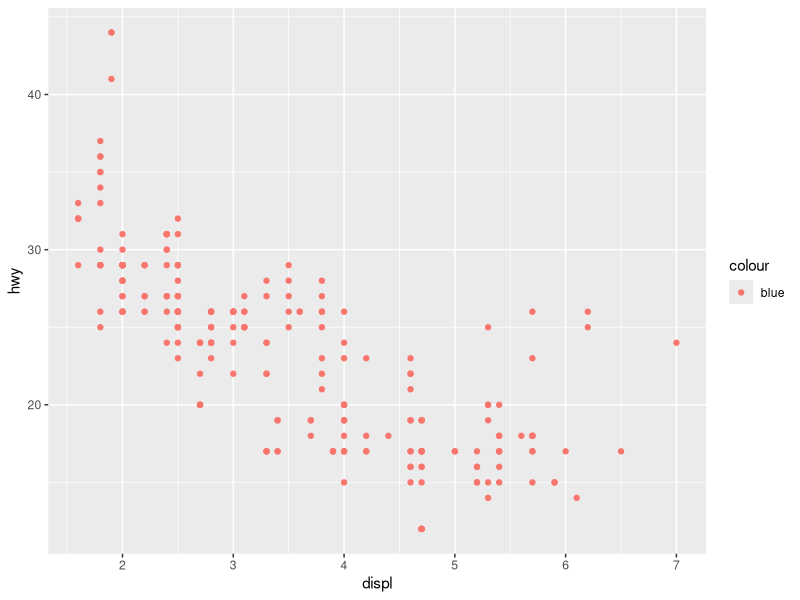
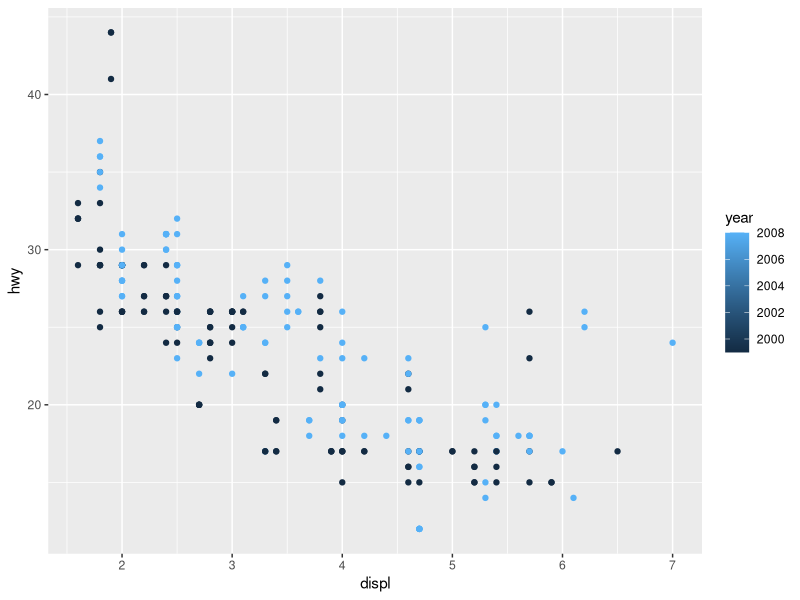
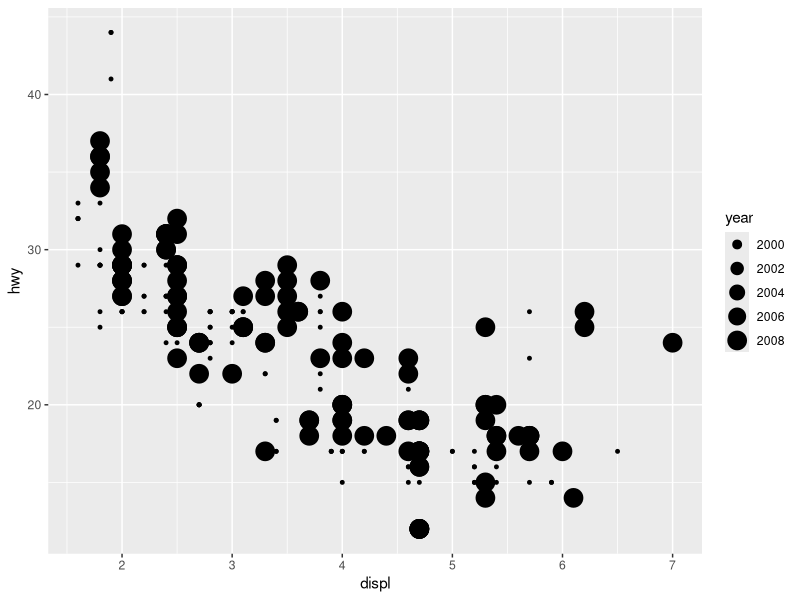

Here is the R script that generated these plots, in order: (Note: this script raises an error after producing the figures.)
library(tidyverse)

# Assing mpg data to our data variable
fuel_economy_data <- mpg

# 1. What’s gone wrong with this code? Why are the points not blue?
ggplot(data = fuel_economy_data) +
  geom_point(mapping = aes(x = displ, y = hwy, color = "blue"))


## Its trying to set the color aesthetic manually, hence it should go outside of the aes function,
## color being aesthetic should map to a variable


# 2. Which variables in mpg are categorical? Which variables are continuous?
?mpg

## Categorical -> manufacturer, model, cyl, trans, drv, fl, class
## Continous   -> displ, year, cty, hwy,


# 3. Map a continuous variable to color, size, and shape.
#    How do these aesthetics behave differently for categorical vs. continuous variables?
ggplot(data = fuel_economy_data) +
  geom_point(mapping = aes(x = displ, y = hwy, color=year))

ggplot(data = fuel_economy_data) +
  geom_point(mapping = aes(x = displ, y = hwy, size=year))

ggplot(data = fuel_economy_data) +
  geom_point(mapping = aes(x = displ, y = hwy, shape=year))

ggplot(data = fuel_economy_data) +
  geom_point(mapping = aes(x = displ, y = hwy, color=class))

## For categorical data, visualized output is split into various categories belonging to the variable
## Continous data, visualized output is on a single color spectrum with varying gradient, failed for the
## shape aesthetic with error "A continuous variable can not be mapped to shape"


# 4. What happens if you map the same variable to multiple aesthetics?
ggplot(data = fuel_economy_data) +
  geom_point(mapping = aes(x=displ, y=hwy, color=year, size=year))

## All aesthetics are implemented but with different output patterns


# 5. What does the stroke aesthetic do?
ggplot(data = fuel_economy_data) +
  geom_point(mapping = aes(x = displ, y = hwy))
## It adjusts the width of shape of the point on the plot


# 6. What happens if you map an aesthetic to something other than a variable name, like aes(colour = displ < 5)?
ggplot(data = fuel_economy_data) +
  geom_point(mapping = aes(x = displ, y = hwy, color = displ < 5))
## It split the aesthetic category into two parts mapping to (True or False), the plot then shows
## the points on map using the split mapping (<5 to True) (>5 to false) with different colors for the 
## two.

####### 3.5.1
ggplot(data = fuel_economy_data) + 
  geom_point(mapping = aes(x = drv, y = cyl)) +
  facet_wrap(~ displ)
